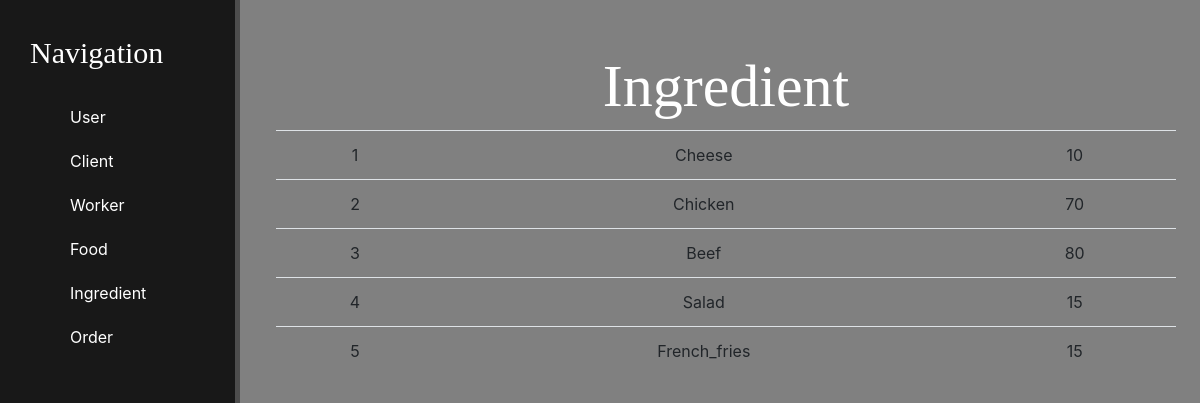
Screenshot of /ingredient with the database file from the repository.
### ordering/models.py (models this page shows, shortened)
class Ingredient(models.Model):
    name = models.CharField(max_length=20)
    extra_price = models.IntegerField()

### ordering/views.py (the view)
# urls.py: path("ingredient", views.ingredient, name="ingredient"),
def ingredient(request):
    ingredients = models.Ingredient.objects.all()
    return render(request, "ingredient.html", context={"ingredients": ingredients})

### ordering/templates/ingredient.html (shortened to what this page needs)
{% extends "base.html" %}
{% block content %}
<h2>Ingredient</h2>
<table class="table table-hover">
  {% if ingredients %}
    {% for ingredient in ingredients %}
        <tr>
          <td>{{ingredient.id}}</td>
          <td>{{ingredient.name}}</td>
          <td>{{ingredient.extra_price}}</td>
        </tr>
    {% endfor %}
  {% endif %}
  </table>
{% endblock content %}

### ordering/static/css/main.css (style rules this page uses)
body { background: grey; }
main h2 { font-family: Georgia, serif; font-size: 60px; }

### rows the page displays
Ingredient: id "1", name "Cheese", extra_price "10"
Ingredient: id "2", name "Chicken", extra_price "70"
Ingredient: id "3", name "Beef", extra_price "80"
Ingredient: id "4", name "Salad", extra_price "15"
Ingredient: id "5", name "French_fries", extra_price "15"
